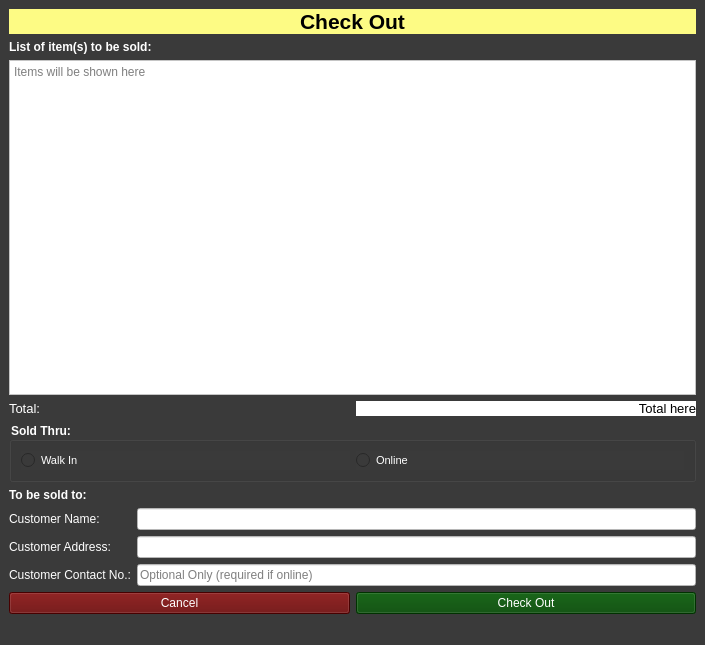
<?xml version="1.0" encoding="UTF-8"?>
<ui version="4.0">
 <class>MainWindow</class>
 <widget class="QMainWindow" name="MainWindow">
  <property name="geometry">
   <rect>
    <x>0</x>
    <y>0</y>
    <width>705</width>
    <height>645</height>
   </rect>
  </property>
  <property name="windowTitle">
   <string>Sell Item(s)</string>
  </property>
  <property name="styleSheet">
   <string notr="true">background-color: rgb(58, 58, 58);</string>
  </property>
  <widget class="QWidget" name="centralwidget">
   <layout class="QGridLayout" name="gridLayout_2">
    <item row="0" column="0">
     <layout class="QGridLayout" name="gridLayout">
      <item row="1" column="0">
       <layout class="QVBoxLayout" name="verticalLayout">
        <item>
         <widget class="QLabel" name="label">
          <property name="font">
           <font>
            <pointsize>9</pointsize>
            <weight>75</weight>
            <bold>true</bold>
           </font>
          </property>
          <property name="styleSheet">
           <string notr="true">color: rgb(255, 255, 255);</string>
          </property>
          <property name="text">
           <string>List of item(s) to be sold:</string>
          </property>
         </widget>
        </item>
        <item>
         <layout class="QHBoxLayout" name="horizontalLayout">
          <item>
           <widget class="QPlainTextEdit" name="plainTextEdit">
            <property name="styleSheet">
             <string notr="true">background-color: rgb(255, 255, 255);</string>
            </property>
            <property name="readOnly">
             <bool>true</bool>
            </property>
            <property name="placeholderText">
             <string>Items will be shown here</string>
            </property>
           </widget>
          </item>
         </layout>
        </item>
        <item>
         <layout class="QHBoxLayout" name="horizontalLayout_2">
          <item>
           <widget class="QLabel" name="label_6">
            <property name="font">
             <font>
              <pointsize>10</pointsize>
             </font>
            </property>
            <property name="styleSheet">
             <string notr="true">color: rgb(255, 255, 255);</string>
            </property>
            <property name="text">
             <string>Total:</string>
            </property>
           </widget>
          </item>
          <item>
           <widget class="QLabel" name="label_7">
            <property name="font">
             <font>
              <pointsize>10</pointsize>
             </font>
            </property>
            <property name="styleSheet">
             <string notr="true">background-color: rgb(255, 255, 255);</string>
            </property>
            <property name="text">
             <string>Total here</string>
            </property>
            <property name="alignment">
             <set>Qt::AlignRight|Qt::AlignTrailing|Qt::AlignVCenter</set>
            </property>
           </widget>
          </item>
         </layout>
        </item>
        <item>
         <widget class="QGroupBox" name="groupBox">
          <property name="font">
           <font>
            <pointsize>9</pointsize>
            <weight>75</weight>
            <bold>true</bold>
           </font>
          </property>
          <property name="styleSheet">
           <string notr="true">color: rgb(255, 255, 255);</string>
          </property>
          <property name="title">
           <string>Sold Thru:</string>
          </property>
          <layout class="QHBoxLayout" name="horizontalLayout_3">
           <item>
            <widget class="QRadioButton" name="radioButton">
             <property name="font">
              <font>
               <pointsize>8</pointsize>
               <weight>50</weight>
               <bold>false</bold>
              </font>
             </property>
             <property name="text">
              <string>Walk In</string>
             </property>
            </widget>
           </item>
           <item>
            <widget class="QRadioButton" name="radioButton_2">
             <property name="font">
              <font>
               <pointsize>8</pointsize>
               <weight>50</weight>
               <bold>false</bold>
              </font>
             </property>
             <property name="text">
              <string>Online</string>
             </property>
            </widget>
           </item>
          </layout>
         </widget>
        </item>
        <item>
         <widget class="QLabel" name="label_2">
          <property name="font">
           <font>
            <pointsize>9</pointsize>
            <weight>75</weight>
            <bold>true</bold>
           </font>
          </property>
          <property name="styleSheet">
           <string notr="true">color: rgb(255, 255, 255);</string>
          </property>
          <property name="text">
           <string>To be sold to:</string>
          </property>
         </widget>
        </item>
        <item>
         <layout class="QFormLayout" name="formLayout">
          <item row="0" column="0">
           <widget class="QLabel" name="label_3">
            <property name="styleSheet">
             <string notr="true">color: rgb(255, 255, 255);</string>
            </property>
            <property name="text">
             <string>Customer Name:</string>
            </property>
           </widget>
          </item>
          <item row="0" column="1">
           <widget class="QLineEdit" name="lineEdit">
            <property name="styleSheet">
             <string notr="true">background-color: rgb(255, 255, 255);</string>
            </property>
           </widget>
          </item>
          <item row="1" column="0">
           <widget class="QLabel" name="label_4">
            <property name="styleSheet">
             <string notr="true">color: rgb(255, 255, 255);</string>
            </property>
            <property name="text">
             <string>Customer Address:</string>
            </property>
           </widget>
          </item>
          <item row="1" column="1">
           <widget class="QLineEdit" name="lineEdit_2">
            <property name="styleSheet">
             <string notr="true">background-color: rgb(255, 255, 255);</string>
            </property>
           </widget>
          </item>
          <item row="2" column="0">
           <widget class="QLabel" name="label_5">
            <property name="styleSheet">
             <string notr="true">color: rgb(255, 255, 255);</string>
            </property>
            <property name="text">
             <string>Customer Contact No.:</string>
            </property>
           </widget>
          </item>
          <item row="2" column="1">
           <widget class="QLineEdit" name="lineEdit_3">
            <property name="styleSheet">
             <string notr="true">background-color: rgb(255, 255, 255);</string>
            </property>
            <property name="placeholderText">
             <string>Optional Only (required if online)</string>
            </property>
           </widget>
          </item>
         </layout>
        </item>
        <item>
         <layout class="QHBoxLayout" name="horizontalLayout_7">
          <item>
           <widget class="QPushButton" name="pushButton_2">
            <property name="styleSheet">
             <string notr="true">background-color: rgb(99, 0, 0);
color: rgb(255, 255, 255);</string>
            </property>
            <property name="text">
             <string>Cancel</string>
            </property>
           </widget>
          </item>
          <item>
           <widget class="QPushButton" name="pushButton">
            <property name="styleSheet">
             <string notr="true">background-color: rgb(0, 70, 0);
color: rgb(255, 255, 255);</string>
            </property>
            <property name="text">
             <string>Check Out</string>
            </property>
           </widget>
          </item>
         </layout>
        </item>
       </layout>
      </item>
      <item row="0" column="0">
       <widget class="QLabel" name="label_8">
        <property name="font">
         <font>
          <pointsize>16</pointsize>
          <weight>75</weight>
          <bold>true</bold>
         </font>
        </property>
        <property name="styleSheet">
         <string notr="true">background-color: rgb(253, 251, 132);</string>
        </property>
        <property name="text">
         <string>Check Out</string>
        </property>
        <property name="alignment">
         <set>Qt::AlignCenter</set>
        </property>
       </widget>
      </item>
     </layout>
    </item>
   </layout>
  </widget>
  <widget class="QMenuBar" name="menubar">
   <property name="geometry">
    <rect>
     <x>0</x>
     <y>0</y>
     <width>705</width>
     <height>21</height>
    </rect>
   </property>
  </widget>
  <widget class="QStatusBar" name="statusbar"/>
 </widget>
 <resources/>
 <connections/>
</ui>
